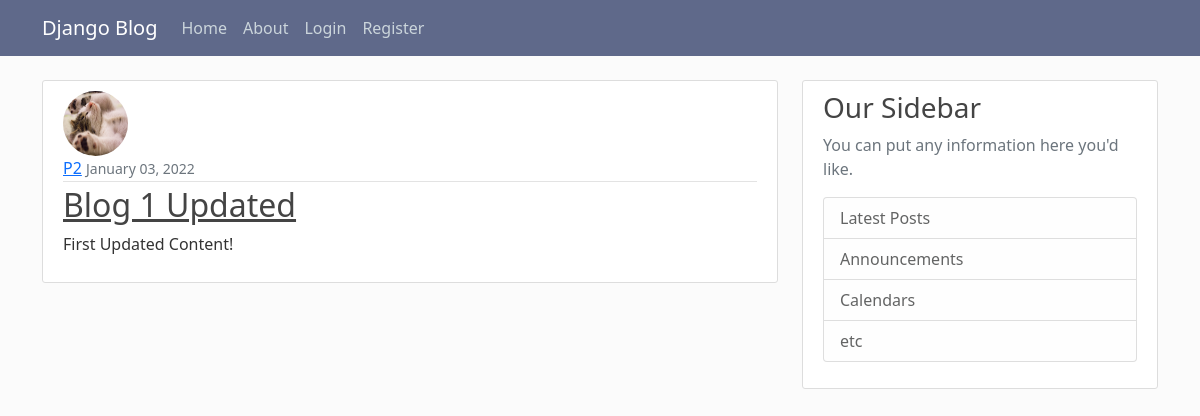
The app's page /post/1/ with its own data.
### blogapp/models.py (models this page shows, shortened)
class Post(models.Model):
	title = models.CharField(max_length=100)
	content = models.TextField()
	date_posted = models.DateTimeField(default=timezone.now)
	author = models.ForeignKey(User, on_delete=models.CASCADE)

### users/models.py (models this page shows, shortened)
class Profile(models.Model):
	user = models.OneToOneField(User, on_delete=models.CASCADE)
	image = models.ImageField(default='default.jpg',upload_to='profile_pics')

### blogapp/views.py (the view)
# urls.py: path('post/<int:pk>/',PostDetailView.as_view(),name='post-detail'),
class PostDetailView(DetailView):
	model = Post

### templates/blogapp/post_detail.html (shortened to what this page needs)
{% extends "base.html" %}
{% block content %}
  <article class="media content-section">
	<img class="rounded-circle article-img " src="{{ object.author.profile.image.url }}">
    <div class="media-body">
	    <div class="article-metadata">
			<a class="mr-2" href="{% url 'user-posts' object.author.username %}">{{ object.author }}</a>
			<small class="text-muted">{{ object.date_posted|date:"F d, Y" }}</small>
		</div>
		<h2><a class="article-title">{{ object.title }}</a></h2>
		<p class="article-content">{{ object.content }}</p>
	</div>
  </article>
{% endblock content %}

### static/my.css (style rules this page uses)
body { background: #fafafabe; color: #333333; margin-top: 5rem; }
h1, h2, h3, h4, h5, h6 { color: #444444; }
.content-section { background: #ffffff; padding: 10px 20px; border: 1px solid #dddddd; border-radius: 3px; margin-bottom: 20px; }
.article-title { color: #444444; }
.article-content { white-space: pre-line; }
.article-img { height: 65px; width: 65px; margin-right: 16px; }
.article-metadata { padding-bottom: 1px; margin-bottom: 4px; border-bottom: 1px solid #e3e3e3 }

### records on screen
Post: author.profile.image (picture), author "P2", date_posted "January 03, 2022", title "Blog 1 Updated", content "First Updated Content!"
